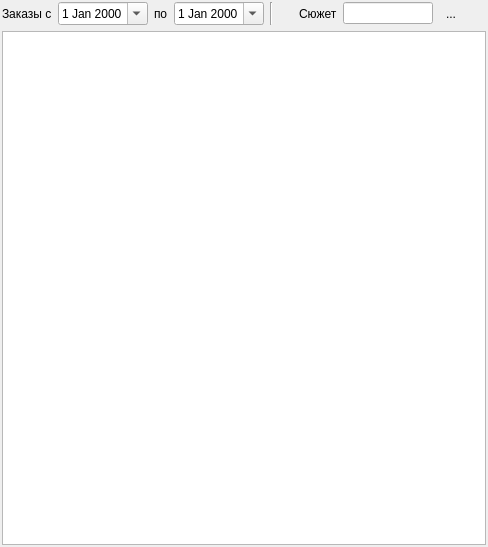
<?xml version="1.0" encoding="UTF-8"?>
<ui version="4.0">
 <class>OrderArchW</class>
 <widget class="QWidget" name="OrderArchW">
  <property name="geometry">
   <rect>
    <x>0</x>
    <y>0</y>
    <width>488</width>
    <height>547</height>
   </rect>
  </property>
  <property name="windowTitle">
   <string>Form</string>
  </property>
  <layout class="QVBoxLayout" name="verticalLayout">
   <property name="margin">
    <number>2</number>
   </property>
   <item>
    <layout class="QHBoxLayout" name="horizontalLayout">
     <item>
      <widget class="QLabel" name="label">
       <property name="text">
        <string>Заказы с</string>
       </property>
      </widget>
     </item>
     <item>
      <widget class="QDateEdit" name="dateFrom">
       <property name="minimumSize">
        <size>
         <width>90</width>
         <height>0</height>
        </size>
       </property>
       <property name="buttonSymbols">
        <enum>QAbstractSpinBox::NoButtons</enum>
       </property>
       <property name="calendarPopup">
        <bool>true</bool>
       </property>
      </widget>
     </item>
     <item>
      <widget class="QLabel" name="label_2">
       <property name="text">
        <string>по</string>
       </property>
      </widget>
     </item>
     <item>
      <widget class="QDateEdit" name="dateTill">
       <property name="minimumSize">
        <size>
         <width>90</width>
         <height>0</height>
        </size>
       </property>
       <property name="buttonSymbols">
        <enum>QAbstractSpinBox::NoButtons</enum>
       </property>
       <property name="calendarPopup">
        <bool>true</bool>
       </property>
      </widget>
     </item>
     <item>
      <widget class="Line" name="line">
       <property name="orientation">
        <enum>Qt::Vertical</enum>
       </property>
      </widget>
     </item>
     <item>
      <spacer name="horizontalSpacer_2">
       <property name="orientation">
        <enum>Qt::Horizontal</enum>
       </property>
       <property name="sizeType">
        <enum>QSizePolicy::Fixed</enum>
       </property>
       <property name="sizeHint" stdset="0">
        <size>
         <width>20</width>
         <height>20</height>
        </size>
       </property>
      </spacer>
     </item>
     <item>
      <widget class="QLabel" name="label_3">
       <property name="text">
        <string>Сюжет</string>
       </property>
      </widget>
     </item>
     <item>
      <widget class="QLineEdit" name="searchEdit"/>
     </item>
     <item>
      <widget class="QToolButton" name="searchlButton">
       <property name="text">
        <string>...</string>
       </property>
       <property name="icon">
        <iconset resource="../../resource.qrc">
         <normaloff>:/img/search.png</normaloff>:/img/search.png</iconset>
       </property>
       <property name="autoRaise">
        <bool>true</bool>
       </property>
      </widget>
     </item>
     <item>
      <spacer name="horizontalSpacer">
       <property name="orientation">
        <enum>Qt::Horizontal</enum>
       </property>
       <property name="sizeHint" stdset="0">
        <size>
         <width>40</width>
         <height>20</height>
        </size>
       </property>
      </spacer>
     </item>
    </layout>
   </item>
   <item>
    <widget class="QTableView" name="table"/>
   </item>
  </layout>
 </widget>
 <resources>
  <include location="../../resource.qrc"/>
 </resources>
 <connections/>
</ui>
